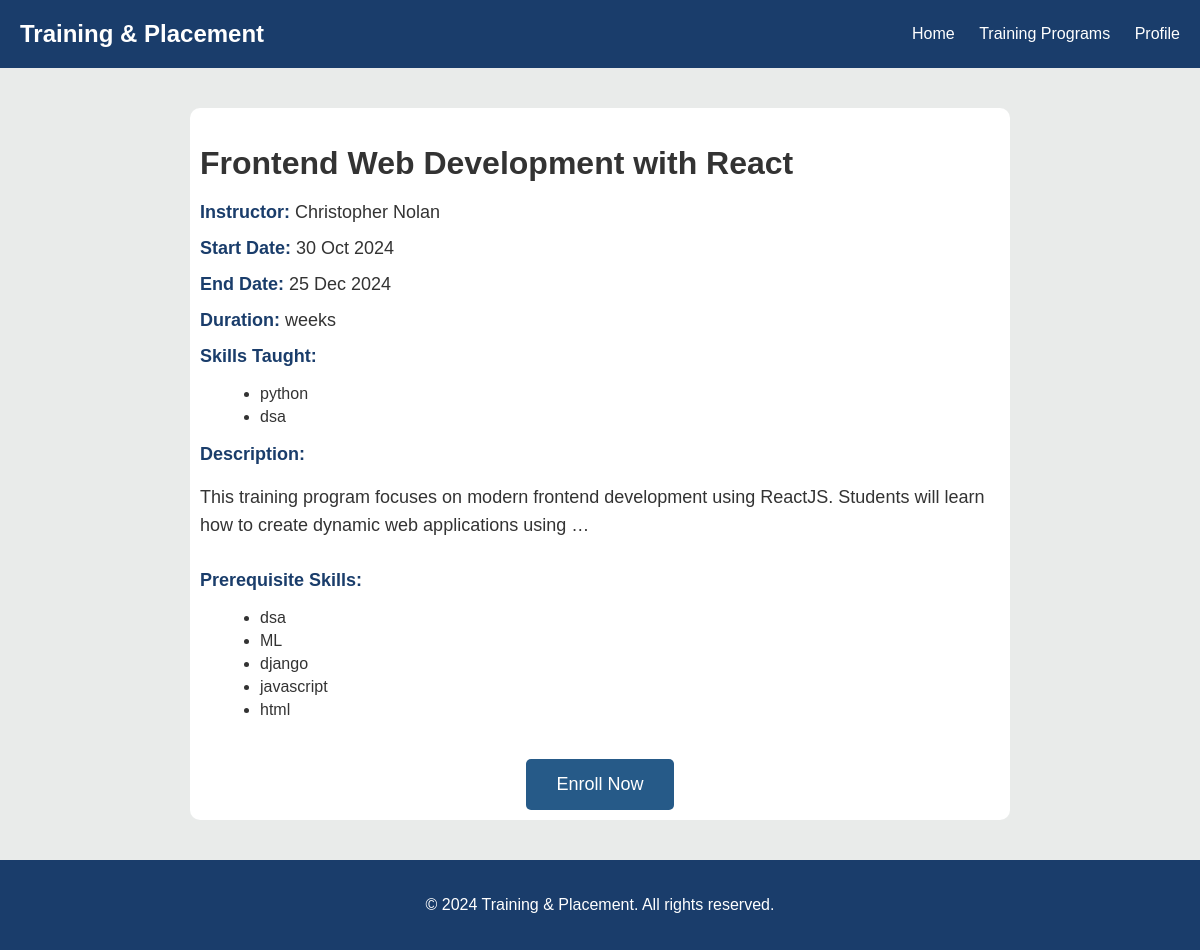
The app's page /training_programs/11 with its own data.
### main/models.py (models this page shows, shortened)
class TrainingProgram(models.Model):
    title = models.CharField(max_length=255)
    description = models.TextField()
    start_date = models.DateTimeField()
    end_date = models.DateTimeField()
    instructor = models.CharField(max_length=255)
    skills_taught = models.ManyToManyField(Skill, related_name='training_programs')
    students = models.ManyToManyField(Student, related_name='training_programs',null=True,blank=True)
    prerequisite_skills = models.ManyToManyField(Skill, related_name='required_for_trainings', blank=True)

class Skill(models.Model):
    name = models.CharField(max_length=100, unique=True)

### main/views.py (the view)
def training_detail(request, id):
    program = get_object_or_404(TrainingProgram, id=id)
    context = {
        'program': program,
    }
    return render(request, 'training_detail.html', context)

### main/templates/training_detail.html (shortened to what this page needs)
<!DOCTYPE html>
{% load static %}
<html lang="en">
<head>
    <link rel="stylesheet" href="{% static 'css/training_detail.css' %}">
</head>
<body>
    <header class="header">
        <div class="logo">Training & Placement</div>
        <nav class="nav">
            <a href="{% url 'home' %}">Home</a>
            <a href="{% url 'training_home' %}">Training Programs</a>
            <a href="{% url 'student_profile' %}">Profile</a>
        </nav>
    </header>
    <section class="program-detail" style="background-color: rgb(233, 235, 234);">
        <div class="container" style="padding: 10px; background-color: rgb(255, 255, 255); border-radius: 10px; box-shadow: 0;">
            <h1>{{ program.title }}</h1>
            <div class="program-info">
                <div class="info-item">
                    <strong>Instructor:</strong> {{ program.instructor }}
                </div>
                <div class="info-item">
                    <strong>Start Date:</strong> {{ program.start_date|date:"d M Y" }}
                </div>
                <div class="info-item">
                    <strong>End Date:</strong> {{ program.end_date|date:"d M Y" }}
                </div>
                <div class="info-item">
                    <strong>Duration:</strong> {{ program.duration }} weeks
                </div>
                <div class="info-item">
                    <strong>Skills Taught:</strong>
                    <ul>
                        {% for skill in program.skills_taught.all %}
                            <li>{{ skill.name }}</li>
                        {% endfor %}
                    </ul>
                </div>
                <div class="info-item">
                    <strong>Description:</strong>
                    <p>{{ program.description|truncatewords:20 }}</p>
                </div>
                <div class="info-item">
                    <strong>Prerequisite Skills:</strong>
                    {% if program.prerequisite_skills.all %}
                        <ul>
                            {% for skill in program.prerequisite_skills.all %}
                                <li>{{ skill.name }}</li>
                            {% endfor %}
                        </ul>
                    {% else %}
                        None
                    {% endif %}
                </div>
            </div>
            <div class="enroll-section">
                <button class="enroll-btn" onclick="confirmEnroll()">Enroll Now</button>
            </div>
        </div>
    </section>
    <footer class="footer">
        <p>&copy; 2024 Training & Placement. All rights reserved.</p>
    </footer>
</body>
</html>

### main/static/css/training_detail.css (style rules this page uses)
body { font-family: Arial, sans-serif; margin: 0; padding: 0; background-color: #f0f4f8; }
.header { display: flex; justify-content: space-between; align-items: center; padding: 20px; background-color: #1a3d6b; color: white; }
.header .logo { font-size: 24px; font-weight: bold; }
.header .nav a { color: white; margin-left: 20px; text-decoration: none; font-size: 16px; }
.program-detail { padding: 40px; background-color: grey; color: #333; }
.program-detail .container { max-width: 800px; margin: 0 auto; }
.program-detail h1 { font-size: 32px; margin-bottom: 20px; }
.program-detail p { font-size: 18px; line-height: 1.6; margin-bottom: 30px; }
.program-info { margin-bottom: 30px; }
.program-info .info-item { font-size: 18px; margin-bottom: 15px; }
.program-info strong { color: #1a3d6b; }
.program-info ul { list-style: disc; margin-left: 20px; }
.program-info ul li { font-size: 16px; margin-bottom: 5px; }
.enroll-section { text-align: center; margin-top: 40px; }
.enroll-btn { padding: 15px 30px; background-color: #265a88; color: white; border: none; border-radius: 5px; font-size: 18px; cursor: pointer; }
.footer { text-align: center; padding: 20px; background-color: #1a3d6b; color: white; }

### records on screen
TrainingProgram: title "Frontend Web Development with React", instructor "Christopher Nolan", start_date "30 Oct 2024", end_date "25 Dec 2024", description "This training program focuses on modern frontend development using ReactJS. Students will learn how to create dynamic web applications using …"
Skill: name "python"
Skill: name "dsa"
Skill: name "ML"
Skill: name "django"
Skill: name "javascript"
Skill: name "html"
